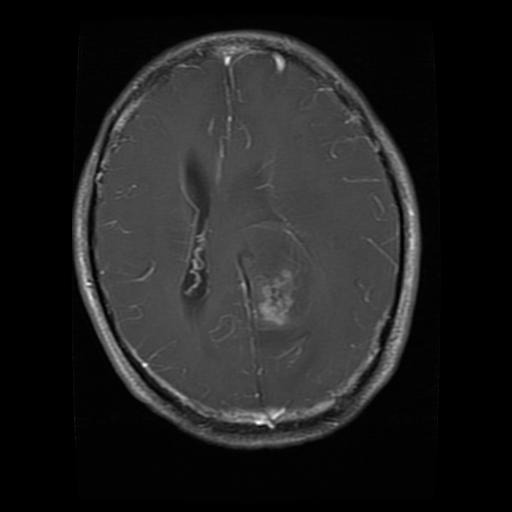
#> input picture Training/glioma/Tr-gl_0074.jpg, 512 x 512 px, found by its file name; its folder holds 3 pictures in this run
$ jupyter execute --allow-errors 'Brain  Tumor Detection using MRI Scans-EDA.ipynb'   (older library calls are emulated)
#> lines starting #> are read from the running program, lines starting #| are printed output that depends on the picture; pictures that were not available may be replaced by others from this repository, and a replacement may not be noted
<h1 style="text-align:center;">Enhancing Brain Tumor Diagnosis with MRI and Neural Networks</h1>

## Introduction

A brain tumor is an abnormal growth of cells within the brain or the central spinal canal. These tumors can be either benign (non-cancerous) or malignant (cancerous), and they can originate in the brain itself (primary brain tumors) or spread from other parts of the body. Common types of brain tumors include gliomas, meningiomas, and pituitary tumors, each varying in behavior, growth rate, and response to treatment.

The timely and accurate detection of brain tumors is crucial for effective treatment and improved patient outcomes. This notebook aims to demonstrate the application of advanced deep learning techniques to enhance the diagnosis of brain tumors using MRI scans. By leveraging neural networks, we strive to provide a reliable and efficient tool for the medical community that can assist in the early detection and precise localization of tumors.

For hospitals and doctors, this approach promises several significant benefits. Enhanced diagnostic accuracy reduces the likelihood of missed diagnoses and improves the accuracy of tumor detection. Increased efficiency automates the analysis process, allowing radiologists and doctors to focus more on patient care rather than time-consuming image reviews. Early intervention facilitated by this technology enables earlier detection of tumors, leading to timely and targeted treatment interventions which can significantly improve patient outcomes. Furthermore, resource optimization frees up valuable medical resources by streamlining the diagnostic workflow.

[cell 1]
# Import necessary libraries
import warnings
warnings.filterwarnings('ignore')

import numpy as np
import pandas as pd
import matplotlib.pyplot as plt
import seaborn as sns
import matplotlib.image as mpimg
import cv2
import os
import random

[cell 2]
# General plot parameters
plt.style.use('ggplot')
plt.rcParams["figure.figsize"] = (18, 9)
plt.rcParams.update({'font.size': 15})

[cell 3]
# Paths and labels
path_train = r"C:\Users\crloc\OneDrive\Documents\SpringBoard\GitHub\SpringBoard\Notebooks\Final Capstone\Complied MRI Images\Training"
path_test = r"C:\Users\crloc\OneDrive\Documents\SpringBoard\GitHub\SpringBoard\Notebooks\Final Capstone\Complied MRI Images\Testing"
labels = ['glioma', 'meningioma', 'notumor', 'pituitary']
image_size = 168

[cell 4]
# Count number of images per class
def count_images(directory):
    return {dir: len(os.listdir(os.path.join(directory, dir))) for dir in os.listdir(directory)}

number_of_images_train = count_images(path_train)
number_of_images_test = count_images(path_test)

print("Training examples: ", number_of_images_train.items())
print("Testing examples: ", number_of_images_test.items())

[cell 5]
# Function to load images from directory
def load_images_from_directory(directory, labels, image_size):
#> called with image_size = 168
    X_data = []
    Y_data = []
    for label in labels:
        folderPath = os.path.join(directory, label)
        for filename in os.listdir(folderPath):
            img = cv2.imread(os.path.join(folderPath, filename))
#> img is the input picture: shape (512, 512, 3); min 0, max 255, mean 32.6
            img = cv2.resize(img, (image_size, image_size))
#> img: shape (168, 168, 3)
            X_data.append(img)
            Y_data.append(label)
#> pass 2 of the loop in load_images_from_directory, `for label in labels:`:
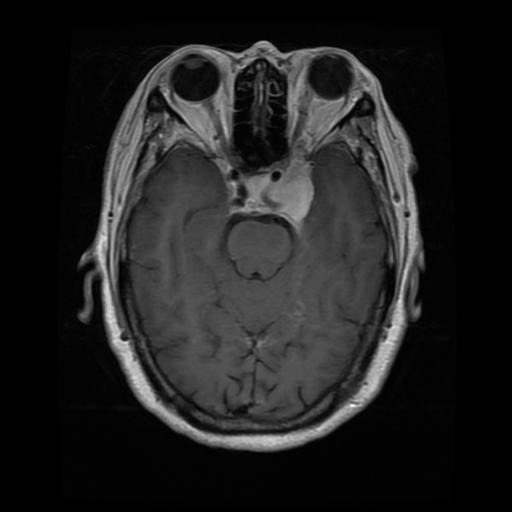
#> input picture Training/meningioma/Tr-me_0013.jpg, 512 x 512 px, found by its file name
#> in load_images_from_directory, img is the input picture: shape (512, 512, 3); min 0, max 255, mean 32.6
#> in load_images_from_directory, `img = cv2.resize(img, (image_size, image_size))`:
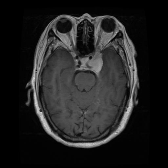
#> img: shape (168, 168, 3); min 0, max 212, mean 32.6
#> pass 2 of the loop in load_images_from_directory, `for label in labels:`:
    return X_data, Y_data

# Load training and testing data
number_of_images_train = count_images(path_train)
number_of_images_test = count_images(path_test)
print("Training examples: ", number_of_images_train.items())
print("Testing examples: ", number_of_images_test.items())

X_data_train, Y_data_train = load_images_from_directory(path_train, labels, image_size)
X_data_test, Y_data_test = load_images_from_directory(path_test, labels, image_size)

# Combine train and test data for EDA purposes
X_data = X_data_train + X_data_test
Y_data = Y_data_train + Y_data_test

The dataset for this brain tumor detection project consists of MRI images categorized into four distinct classes: glioma, meningioma, no tumor, and pituitary tumor. The dataset is divided into training and testing sets to facilitate model development and evaluation.

No that we have loaded in our data we will explore some of the data.

## Exploratory Data Analysis

[cell 6]
# EDA functions
def analyze_images(X_data):
    X_data_np = np.array(X_data)
    means = X_data_np.mean(axis=(1, 2, 3))
    stds = X_data_np.std(axis=(1, 2, 3))

    print(f"Overall mean pixel value: {means.mean():.2f}")
    print(f"Overall standard deviation of pixel values: {stds.mean():.2f}")

    # Histogram for mean pixel values
    sns.histplot(means, kde=True, color='#4C72B0')
    plt.title('Distribution of Mean Pixel Values')
    plt.xlabel('Mean Pixel Value')
    plt.ylabel('Frequency')
    plt.show()
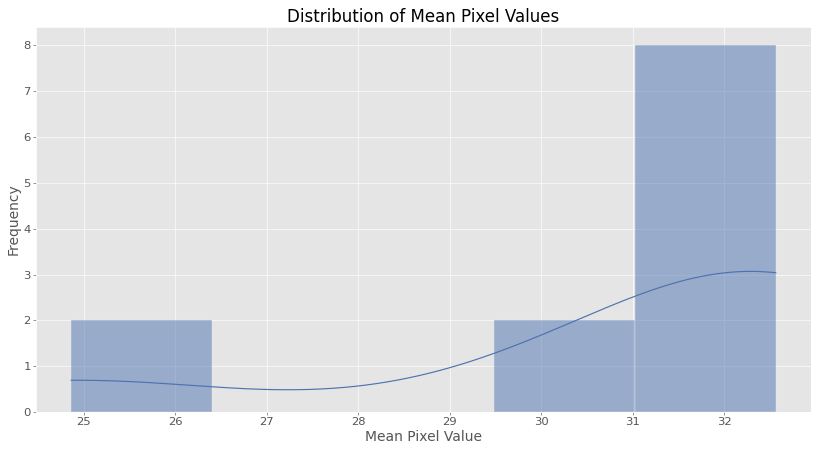
#> figure drawn by matplotlib, 1 panel; tallest bar 8 high, from x = 31.03 to 32.57; curve peaks at x = 32.29, y = 3.07

    # Histogram for standard deviation of pixel values
    sns.histplot(stds, kde=True, color='#4C72B0')
    plt.title('Distribution of Standard Deviation of Pixel Values')
    plt.xlabel('Standard Deviation of Pixel Values')
    plt.ylabel('Frequency')
    plt.show()
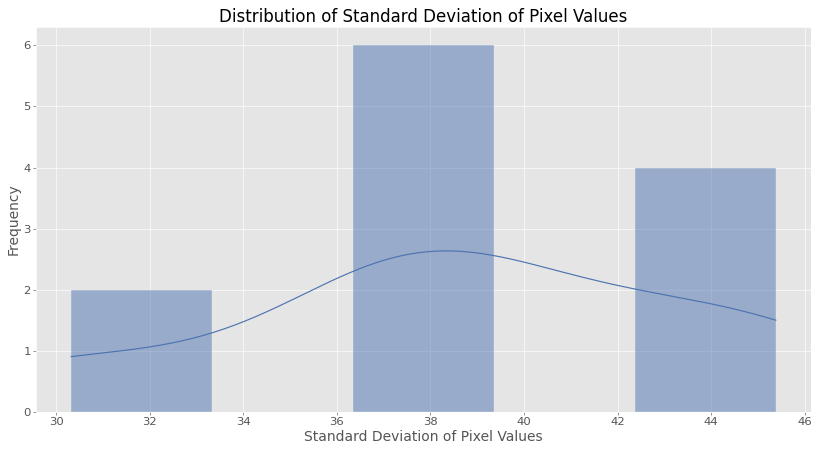
#> figure drawn by matplotlib, 1 panel; tallest bar 6 high, from x = 36.35 to 39.36; curve peaks at x = 38.34, y = 2.64

analyze_images(X_data)

The histograms above illustrate the distribution of mean pixel values and the standard deviation of pixel values across the MRI images in the dataset. The mean pixel value distribution shows a right-skewed shape, with most images having mean pixel values between 20 and 60, and a calculated overall mean of 47.55. This indicates that the majority of the images have relatively low average pixel intensities, likely due to the inherent dark background in MRI scans.

The distribution of the standard deviation of pixel values, which has an overall mean of 46.98, is also somewhat right-skewed, with most images having standard deviations between 30 and 60. This suggests a moderate level of variation in pixel intensities within the images, reflective of the varied tissue densities and structures within brain MRI scans.

These distributions imply that the images are generally consistent in their intensity profiles, which is beneficial for training robust deep learning models for tumor detection and classification. The observed skewness towards lower mean pixel values and moderate standard deviations further emphasizes the need for effective normalization and preprocessing steps to enhance model performance.

[cell 7]
#Image shape
image_shapes = [img.shape for img in X_data]
unique_shapes = set(image_shapes)
print(f"Unique image shapes: {unique_shapes}")

The analysis of image shapes within the dataset indicates that all images have a consistent shape of (168, 168, 3), meaning each image is 168 pixels in width, 168 pixels in height, and has three color channels (RGB). This uniformity in image dimensions is crucial for training deep learning models, as neural networks require inputs of the same shape to process the data effectively.

[cell 8]
#detect blurred images
def detect_blur(image, threshold=100):
#> called with threshold = 100
    gray = cv2.cvtColor(image, cv2.COLOR_BGR2GRAY)
    laplacian_var = cv2.Laplacian(gray, cv2.CV_64F).var()
#> laplacian_var = 507.3
    return laplacian_var < threshold

blurred_images = [img for img in X_data if detect_blur(img)]
#> call 2 of detect_blur, with threshold = 100
#> in detect_blur (call 2), `gray = cv2.cvtColor(image, cv2.COLOR_BGR2GRAY)`:
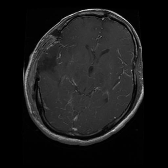
#> gray: shape (168, 168); min 0, max 229, mean 24.9
#> in detect_blur (call 2), `laplacian_var = cv2.Laplacian(gray, cv2.CV_64F).var()`: laplacian_var = 1277.4
#> call 3 of detect_blur, with threshold = 100
#> in detect_blur (call 3), `gray = cv2.cvtColor(image, cv2.COLOR_BGR2GRAY)`:
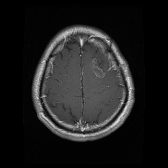
#> gray: shape (168, 168); min 0, max 240, mean 30.3
#> in detect_blur (call 3), `laplacian_var = cv2.Laplacian(gray, cv2.CV_64F).var()`: laplacian_var = 661.4
#> call 4 of detect_blur, with threshold = 100
#> in detect_blur (call 4), `gray = cv2.cvtColor(image, cv2.COLOR_BGR2GRAY)`:
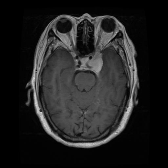
#> gray: shape (168, 168); min 0, max 212, mean 32.6
#> in detect_blur (call 4), `laplacian_var = cv2.Laplacian(gray, cv2.CV_64F).var()`: laplacian_var = 1052.1
print(f"Number of blurred images: {len(blurred_images)}")

[cell 9]
#Remove blurred images
X_data_cleaned = [img for img in X_data if not detect_blur(img)]
Y_data_cleaned = [label for img, label in zip(X_data, Y_data) if not detect_blur(img)]

print(f"Number of images after removing blurred ones: {len(X_data_cleaned)}")

The analysis of image quality within the dataset revealed that out of the total images, only 5 were identified as blurred using a Laplacian variance threshold of 100, indicating that the vast majority of images are clear and suitable for training. After removing these blurred images, the dataset now consists of 7,018 images, ensuring high-quality data for model training. This minimal number of blurred images suggests that the dataset is well-prepared and robust, reducing the risk of poor model performance due to low-quality inputs.

[cell 10]
# Visualize random images from the dataset
def visualize_random_images(paths, num_images=12):
#> called with num_images = 12
    all_image_files = []
    for path in paths:
        image_files = os.listdir(path)
        full_paths = [os.path.join(path, img_file) for img_file in image_files]
        all_image_files.extend(full_paths)
#> pass 2 of the loop in visualize_random_images, `for path in paths:`:

    random_images = random.sample(all_image_files, num_images)

    plt.figure(figsize=(14, 10))
    plt.suptitle('Random images from our dataset', fontsize=10, y=1.02)

    for i, image_file in enumerate(random_images):
        img = mpimg.imread(image_file)
        plt.subplot(3, 4, i + 1)
        plt.imshow(img)
        plt.axis('off')
        plt.title(os.path.basename(os.path.dirname(image_file)).capitalize())

    plt.tight_layout()
    plt.show()

# Define paths for each label
paths = [os.path.join(path_train, label) for label in labels]
#> (the rest of this cell did not finish here and is left out)

The visualization of random images from the dataset provides a comprehensive overview of the diverse MRI scans available, showcasing different classes such as glioma, meningioma, no tumor, and pituitary tumor. Each image is clearly labeled, indicating its classification and providing insight into the various anatomical views and sections of the brain, including axial, coronal, and sagittal perspectives. This diversity in image types is crucial for training a robust deep learning model that can generalize well across different MRI scans, ensuring it can accurately identify and classify brain tumors regardless of the specific scan type or angle.

[cell 11]
# Bar graph of image counts
def plot_image_counts(train_counts, test_counts):
    train_df = pd.DataFrame.from_dict(train_counts, orient='index', columns=['count']).reset_index()
    train_df = train_df.rename(columns={'index': 'category'})
    test_df = pd.DataFrame.from_dict(test_counts, orient='index', columns=['count']).reset_index()
    test_df = test_df.rename(columns={'index': 'category'})

    fig, axes = plt.subplots(1, 2, figsize=(18, 6))

    sns.barplot(x='category', y='count', data=train_df, ax=axes[0])
    axes[0].set_title('Training Data')

    sns.barplot(x='category', y='count', data=test_df, ax=axes[1])
    axes[1].set_title('Testing Data')

    plt.show()
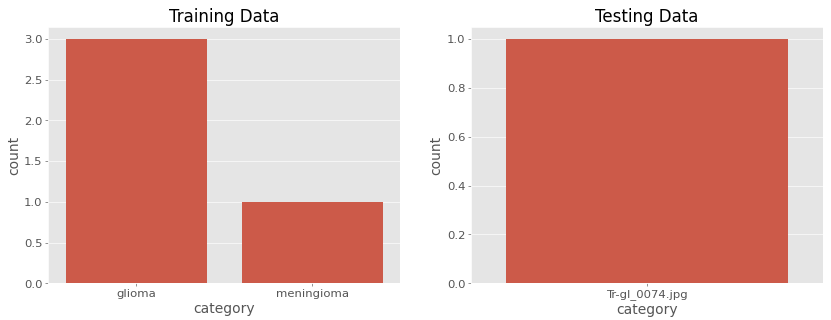
#> figure drawn by matplotlib, 2 panels

plot_image_counts(number_of_images_train, number_of_images_test)
